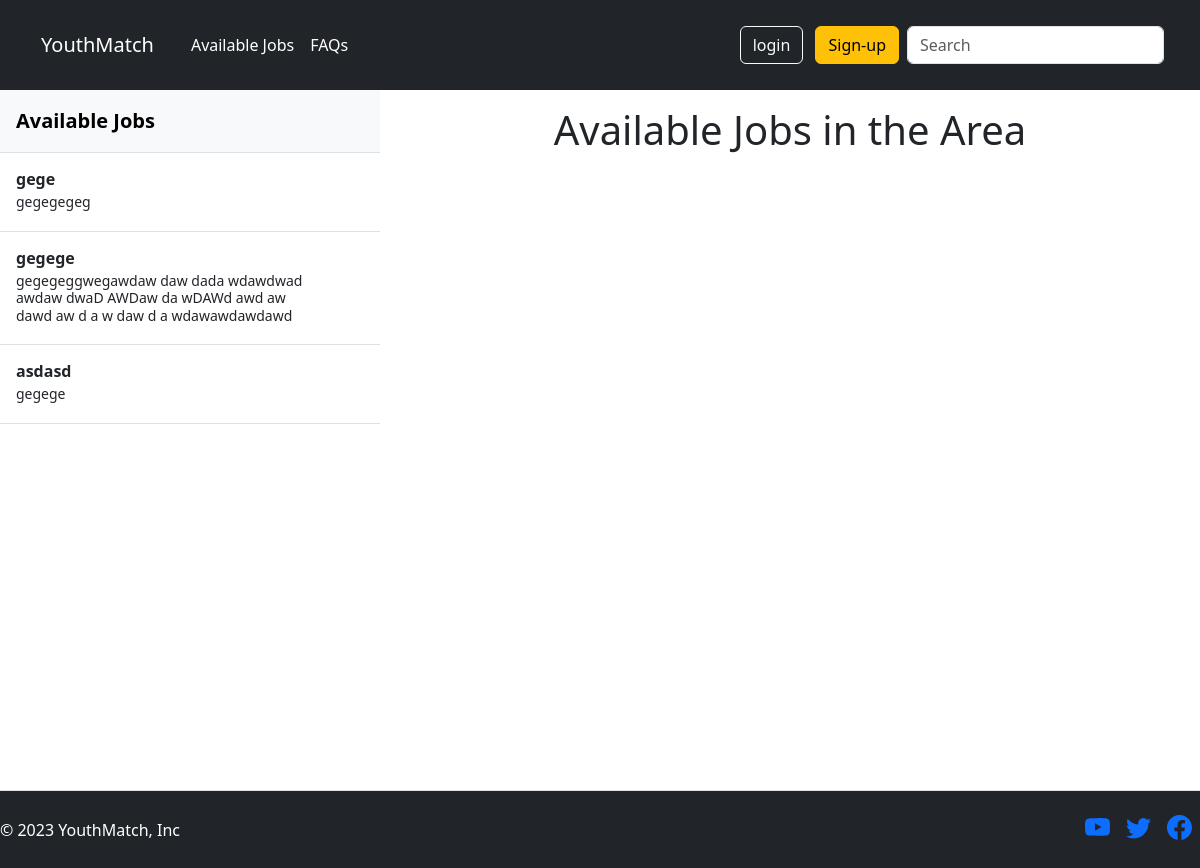
The app's page /available with its own data.
### core/models.py (models this page shows, shortened)
class Job (models.Model):
    name = models.CharField(max_length=255, blank=False)
    description = models.TextField()
    position = models.CharField(max_length=255, blank=False)
    job_type = models.ManyToManyField(JobType, related_name='jobtype')
    address = models.CharField(max_length=255, blank=False)
    longitude = models.FloatField(blank=False)
    latitude = models.FloatField(blank=False)
    thumbnail = models.ImageField(upload_to='logo/', blank=False)
    contact_num = models.IntegerField(blank=False)
    available = models.BooleanField()
    email_add = models.EmailField()

### core/views.py (the view)
# urls.py: path('available', available, name='available'),
def available(request):
    my_map = folium.Map(location=[6.918658, 122.077802], zoom_start=14, control_scale=True, max_zoom=20, min_zoom=2, max_bounds=True)
    jobs = Job.objects.all()
    for job in jobs:
        lat = job.latitude
        lon = job.longitude
        job_name = job.name
        marker = folium.Marker(location=[lat, lon], popup=job_name)
        marker.add_to(my_map)
    context = {
        'map': my_map._repr_html_(),
        'jobs': jobs
    }
    return render(request, 'available-jobs.html', context)

### templates/available-jobs.html (shortened to what this page needs)
{% extends 'core/base.html' %}
{% load static %}
{% block content %}
  <main class="d-flex flex-nowrap me-auto">
  <div class="d-flex flex-column align-items-stretch flex-shrink-0 bg-body-tertiary" style=" max-width: 380px;">
    <a class="d-flex align-items-center flex-shrink-0 p-3 link-body-emphasis text-decoration-none border-bottom">
      <span class="fs-5 fw-semibold">Available Jobs</span>
    </a>
    <div class="scrollarea">
      <div class="list-group list-group-flush border-bottom">
        {% for job in jobs %}
        <a href="{% url 'job' job.name %}" class="list-group-item list-group-item-action py-3 lh-sm" aria-current="true">
        <div class="d-flex w-100 align-items-center justify-content-between">
          <strong class="mb-1">{{ job.name }}</strong>
        </div>
        <div class="col-10 mb-1 small">{{job.description}}</div>
      </a>
      {% endfor %}
      </div>
    </div>
  </div>
  <div class="col">
  <section class="mx-auto justify-content-center mb-2 mt-3" style=" max-width: 1000px;">
    <h1 style="text-align: center;" >Available Jobs in the Area</h1>
  </section>
  <div class="row flex-lg-row-reverse align-items-center g-5 py-5 mx-auto">
      </div>
    </div>
</main>
{% endblock %}

### templates/available-jobs.html (style rules this page uses)
.scrollarea { overflow-y: auto; max-height: 150vh; }

### records on screen
Job: name "gege", description "gegegegeg"
Job: name "gegege", description "gegegeggwegawdaw daw dada wdawdwad awdaw dwaD AWDaw da wDAWd awd aw dawd aw d a w daw d a wdawawdawdawd"
Job: name "asdasd", description "gegege"
